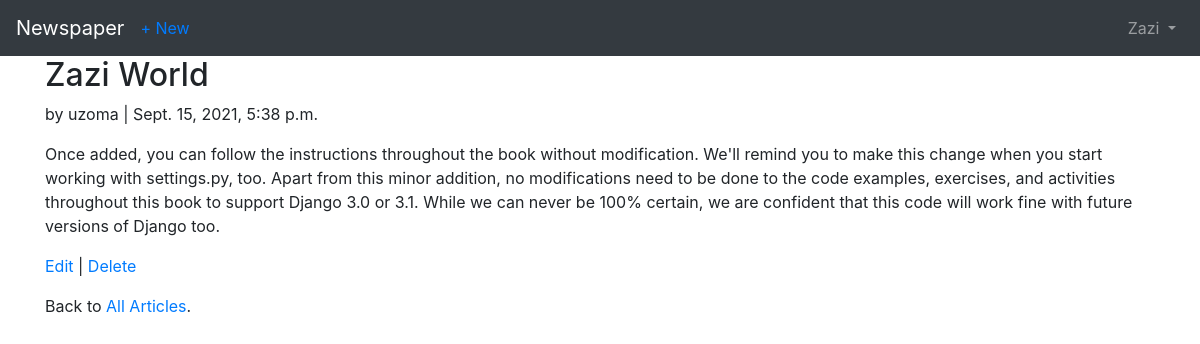
Screenshot of /articles/1/ (signed in) with the database file from the repository.
### accounts/models.py (models this page shows)
class CustomUser(AbstractUser):
    age = models.PositiveIntegerField(null=True, blank=True)

### articles/models.py (models this page shows, shortened)
class Article(models.Model):
    title = models.CharField(max_length=255)
    body = models.TextField()
    date = models.DateTimeField(auto_now_add=True)
    author = models.ForeignKey(
        get_user_model(),
        on_delete=models.CASCADE
    )

### articles/views.py (the view)
class ArticleDetailView(LoginRequiredMixin, DetailView): # new
    model = Article
    template_name = 'article_detail.html'

### templates/article_detail.html
{% extends 'base.html' %}
{% block content %}
  <div class="article-entry">
    <h2>{{ object.title }}</h2>
    <p>by {{ object.author }} | {{ object.date }}</p>
    <p>{{ object.body }}</p>
  </div>
  <p><a href="{% url 'article_edit' article.pk %}">Edit</a> |
    <a href="{% url 'article_delete' article.pk %}">Delete</a></p>
  <p>Back to <a href="{% url 'article_list' %}">All Articles</a>.</p>
{% endblock content %}

### templates/base.html (shortened to what this page needs)
<!DOCTYPE html>
<html>
<head>
 <link rel="stylesheet" href="https://cdn.jsdelivr.net/npm/bootstrap@4.5.3/dist/css/bootstrap.min.css">
</head>
<body>
  <nav class="navbar navbar-expand-lg navbar-dark bg-dark">
    <a class="navbar-brand" href="{% url 'home' %}">Newspaper</a>
    {% if user.is_authenticated %}
      <ul class="navbar-nav mr-auto">
        <li class="nav-item">
          <a href="{% url 'article_new' %}">+ New</a>
        </li>
      </ul>
    {% endif %}
    <div class="collapse navbar-collapse" id="navbarSupportedContent">
      {% if user.is_authenticated %}
        <ul class="navbar-nav ml-auto">
          <li class="nav-item">
            <a class="nav-link dropdown-toggle" href="#"
            id="navbarDropdown" role="button" data-toggle="dropdown"
            aria-haspopup="true" aria-expanded="false">
              {{ user.username }}
            </a>
          </li>
        </ul>
      {% endif %}
    </div>
  </nav>
  <main>
    <div class="container">
      {% block content %}
      {% endblock content %}
    </div>
  </main>
</body>
</html>

### rows the page displays
CustomUser: username "Zazi"
Article: title "Zazi World", author "uzoma", date "Sept. 15, 2021, 5:38 p.m.", body "Once added, you can follow the instructions throughout the book without modification. We'll remind you to make this change when you start working with settings.py, too. Apart from this minor addition, no modifications need to be done to the code examples, exercises, and activities throughout this book to support Django 3.0 or 3.1. While we can never be 100% certain, we are confident that this code will work fine with future versions of Django too."
